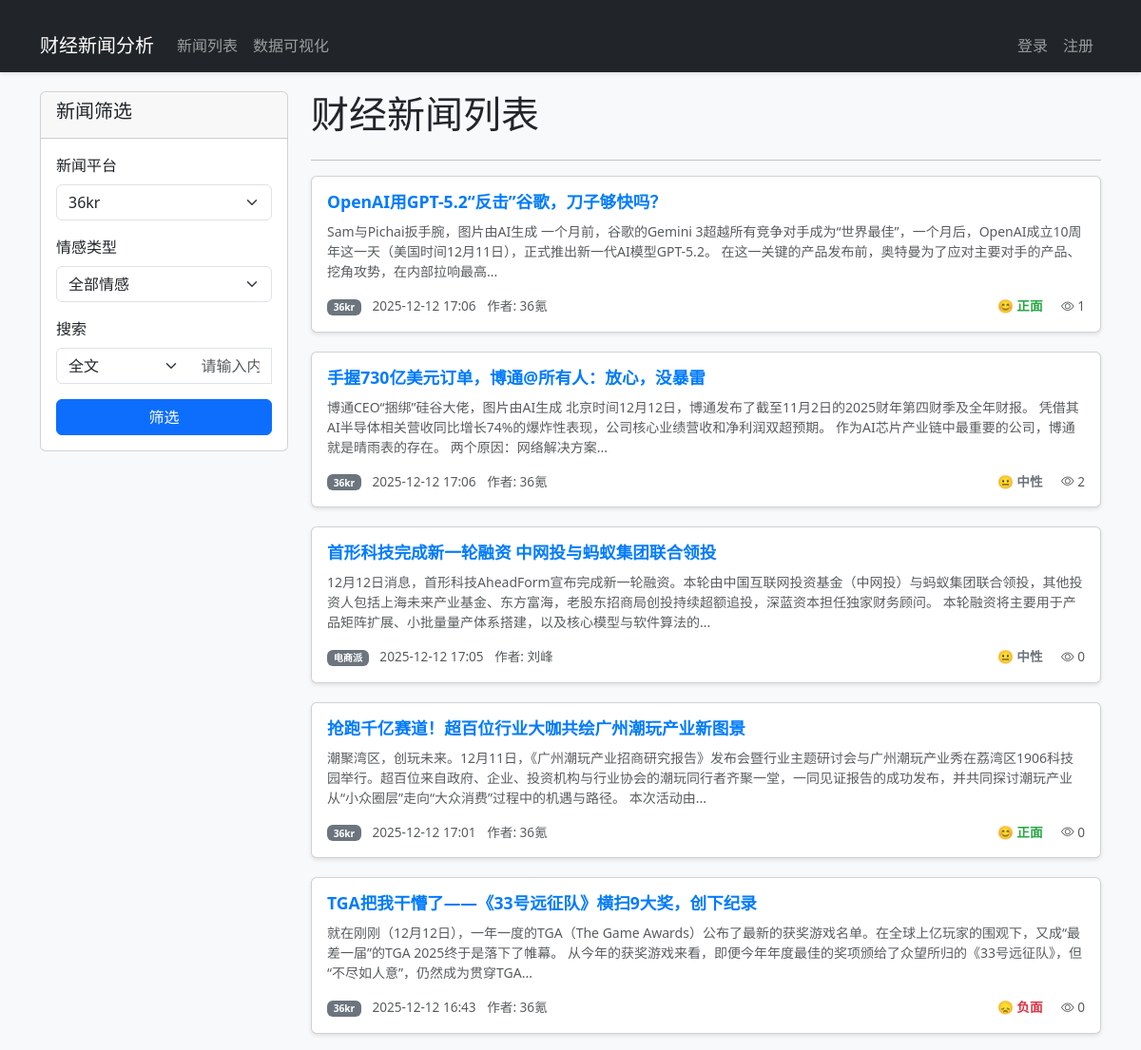
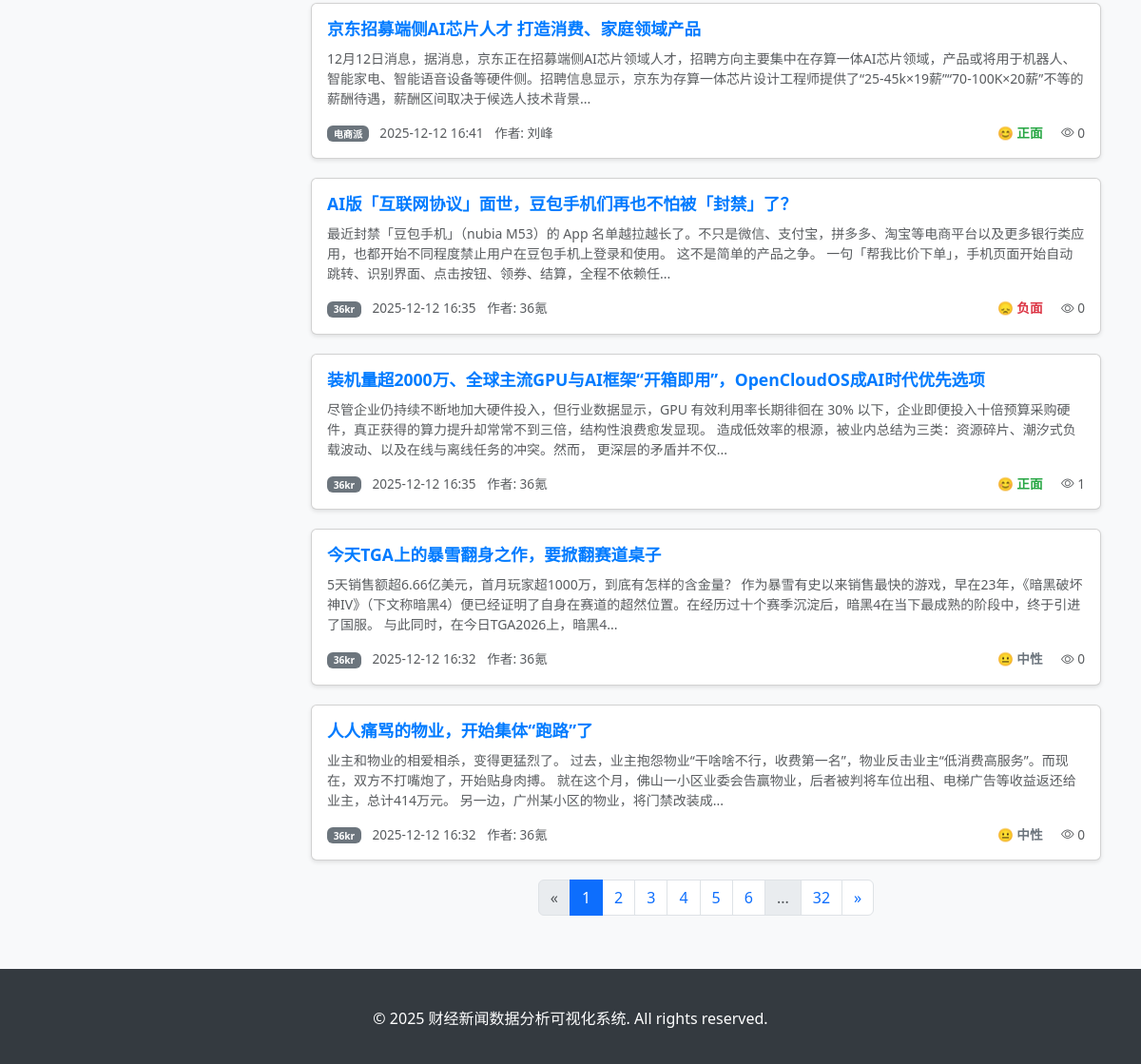
The page /news/ on the database as committed earlier (2 pictures, top to bottom).
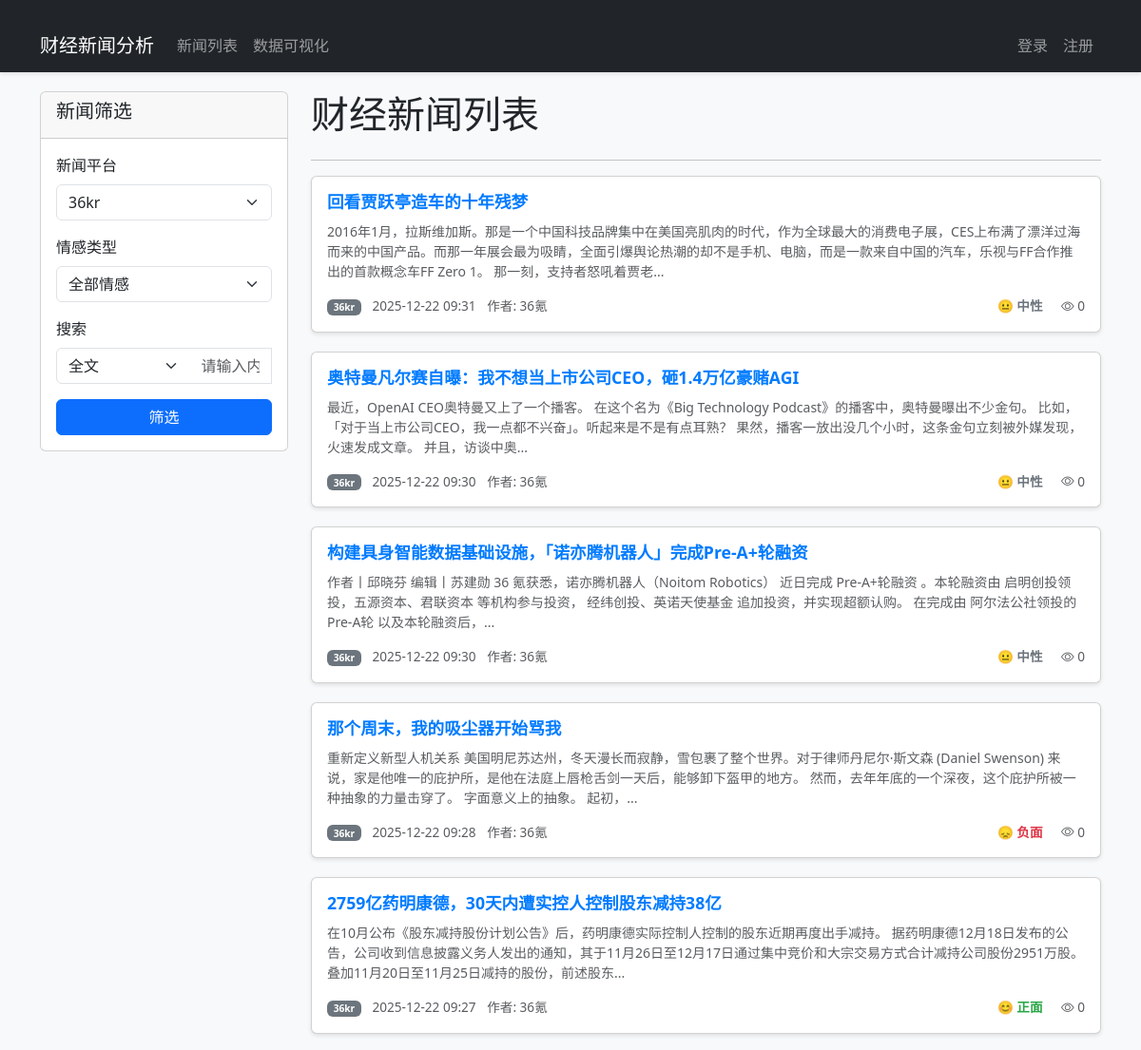
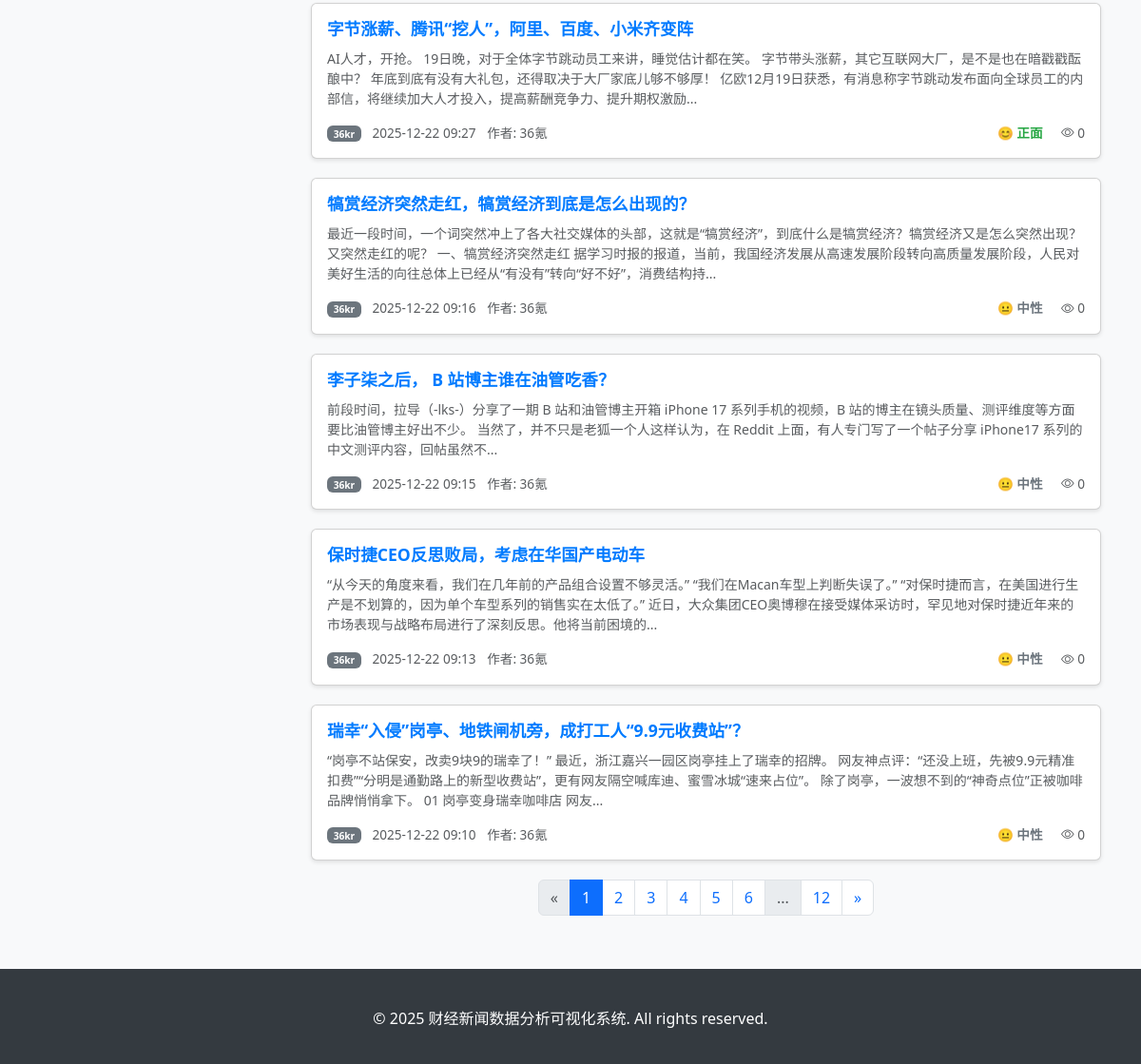
The same page on the database as committed later (2 pictures, top to bottom).
### news_analysis/models.py (models this page shows, shortened)
class News(models.Model):
    title = models.CharField(max_length=255, verbose_name='新闻标题')
    content = models.TextField(verbose_name='新闻内容')
    publish_time = models.DateTimeField(verbose_name='发布时间')
    url = models.URLField(max_length=500, verbose_name='新闻链接', unique=True)
    platform = models.CharField(max_length=20, choices=PlatformChoice.choices, verbose_name='来源平台')
    source_id = models.CharField(max_length=100, verbose_name='平台内部ID', unique=True)
    author = models.CharField(max_length=100, blank=True, null=True, verbose_name='作者')
    read_count = models.IntegerField(default=0, verbose_name='阅读量')
    created_at = models.DateTimeField(auto_now_add=True, verbose_name='创建时间')
    updated_at = models.DateTimeField(auto_now=True, verbose_name='更新时间')
    is_valid = models.BooleanField(default=True, verbose_name='是否有效')
    class Meta:
        verbose_name = '新闻'
        verbose_name_plural = '新闻列表'
        ordering = ['-publish_time']

### news_analysis/views/news_views.py (the view, shortened to what this page needs)
# urls.py: path('news/', news_views.news_list, name='news_list'),
def news_list(request):
    platform = request.GET.get('platform', '')
    sentiment = request.GET.get('sentiment', '')
    search_query = request.GET.get('q', '')
    search_mode = request.GET.get('search_mode', 'keyword')  # 'keyword'或'title'
    query = Q(is_valid=True)
    if platform:
        query &= Q(platform=platform)
    if sentiment:
        query &= Q(sentiment__sentiment_type=sentiment)
    news_list = News.objects.filter(query).distinct().order_by('-publish_time')
    paginator = Paginator(news_list, 10)
    page = request.GET.get('page', 1)
    try:
        news = paginator.page(page)
    except PageNotAnInteger:
        news = paginator.page(1)
    except EmptyPage:
        news = paginator.page(paginator.num_pages)
    platforms = list(set(News.objects.filter(is_valid=True).values_list('platform', flat=True)))
    return render(request, 'news/news_list.html', {
        'news': news,
        'platforms': platforms,
        'selected_platform': platform,
        'selected_sentiment': sentiment,
        'search_query': search_query,
        'search_mode': search_mode
    })

### templates/news/news_list.html (shortened to what the changed rows need)
{% extends 'base/base.html' %}
{% block content %}
    <div class="row">
        <div class="col-md-9">
            <div class="d-flex justify-content-between align-items-center mb-3">
                <h1>财经新闻列表</h1>
            </div>
            {% if news.object_list %}
                {% for item in news.object_list %}
                    <div class="card news-card">
                        <div class="card-body">
                            <h5 class="news-title"><a href="/news/{{ item.id }}/" class="news-link">{{ item.title }}</a></h5>
                            <p class="card-text text-muted small">{{ item.content|truncatechars:150 }}</p>
                            <div class="d-flex justify-content-between align-items-center news-meta">
                                <div class="text-muted">
                                    <span class="badge bg-secondary">{{ item.platform }}</span>
                                <span class="ms-2">{{ item.publish_time|date:"Y-m-d H:i" }}</span>
                                <span class="ms-2">作者: {{ item.author }}</span>
                                </div>
                                <div>
                                    {% if item.sentiment %}
                                        {% if item.sentiment.sentiment_type == '正面' %}
                                            <span class="sentiment-positive">😊 正面</span>
                                        {% elif item.sentiment.sentiment_type == '负面' %}
                                            <span class="sentiment-negative">😞 负面</span>
                                        {% else %}
                                            <span class="sentiment-neutral">😐 中性</span>
                                        {% endif %}
                                    {% else %}
                                        <span class="text-muted">未分析</span>
                                    {% endif %}
                                    <span class="ms-3 text-muted"><i class="bi bi-eye"></i> {{ item.read_count }}</span>
                                </div>
                            </div>
                        </div>
                    </div>
                {% endfor %}
            {% else %}
                <div class="alert alert-info" role="alert">
                    暂无符合条件的新闻
                </div>
            {% endif %}
            <nav aria-label="Page navigation">
                <ul class="pagination justify-content-center">
                    {% with current_page=news.number total_pages=news.paginator.num_pages %}
                        {% for i in news.paginator.page_range %}
                            {% if i > 1 and i < total_pages and i >= current_page|add:-5 and i <= current_page|add:5 %}
                                {% if current_page == i %}
                                    <li class="page-item active"><a class="page-link" href="#">{{ i }}</a></li>
                                {% else %}
                                    <li class="page-item"><a class="page-link" href="?page={{ i }}{% if search_mode %}&search_mode={{ search_mode }}{% endif %}">{{ i }}</a></li>
                                {% endif %}
                            {% endif %}
                        {% endfor %}
                        {% if total_pages > 1 %}
                            {% if current_page != total_pages %}
                                <li class="page-item"><a class="page-link" href="?page={{ total_pages }}{% if search_mode %}&search_mode={{ search_mode }}{% endif %}">{{ total_pages }}</a></li>
                            {% else %}
                                <li class="page-item active"><a class="page-link" href="#">{{ total_pages }}</a></li>
                            {% endif %}
                        {% endif %}
                    {% endwith %}
                </ul>
            </nav>
        </div>
    </div>
{% endblock %}

Rows that differ between the two databases and show on the page:
no longer on this page (row edited): News: title "OpenAI用GPT-5.2“反击”谷歌，刀子够快吗？", content "Sam与Pichai扳手腕，图片由AI生成 一个月前，谷歌的Gemini 3超越所有竞争对手成为“世界最佳”，一个月后，OpenAI成立10周年这一天（美国时间12月11日），正式推出新一代AI模型GPT-5.2。 在这一关键的产品发布前，奥特曼为了应对主要对手的产品、挖角攻势，在内部拉响最高...", platform "36kr", publish_time "2025-12-12 17:06", author "36氪", shows "😊 正面", read_count "1"
no longer on this page (row edited): News: title "手握730亿美元订单，博通@所有人：放心，没暴雷", content "博通CEO“捆绑”硅谷大佬，图片由AI生成 北京时间12月12日，博通发布了截至11月2日的2025财年第四财季及全年财报。 凭借其AI半导体相关营收同比增长74%的爆炸性表现，公司核心业绩营收和净利润双超预期。 作为AI芯片产业链中最重要的公司，博通就是晴雨表的存在。 两个原因：网络解决方案...", platform "36kr", publish_time "2025-12-12 17:06", author "36氪", shows "😐 中性", read_count "2"
removed News: title "首形科技完成新一轮融资 中网投与蚂蚁集团联合领投", content "12月12日消息，首形科技AheadForm宣布完成新一轮融资。本轮由中国互联网投资基金（中网投）与蚂蚁集团联合领投，其他投资人包括上海未来产业基金、东方富海，老股东招商局创投持续超额追投，深蓝资本担任独家财务顾问。 本轮融资将主要用于产品矩阵扩展、小批量量产体系搭建，以及核心模型与软件算法的...", platform "电商派", publish_time "2025-12-12 17:05", author "刘峰", shows "😐 中性", read_count "0"
no longer on this page (row unchanged): News: title "抢跑千亿赛道！超百位行业大咖共绘广州潮玩产业新图景", content "潮聚湾区，创玩未来。12月11日，《广州潮玩产业招商研究报告》发布会暨行业主题研讨会与广州潮玩产业秀在荔湾区1906科技园举行。超百位来自政府、企业、投资机构与行业协会的潮玩同行者齐聚一堂，一同见证报告的成功发布，并共同探讨潮玩产业从“小众圈层”走向“大众消费”过程中的机遇与路径。 本次活动由...", platform "36kr", publish_time "2025-12-12 17:01", author "36氪", shows "😊 正面", read_count "0"
no longer on this page (row edited): News: title "TGA把我干懵了——《33号远征队》横扫9大奖，创下纪录", content "就在刚刚（12月12日），一年一度的TGA（The Game Awards）公布了最新的获奖游戏名单。在全球上亿玩家的围观下，又成“最差一届”的TGA 2025终于是落下了帷幕。 从今年的获奖游戏来看，即便今年年度最佳的奖项颁给了众望所归的《33号远征队》，但“不尽如人意”，仍然成为贯穿TGA...", platform "36kr", publish_time "2025-12-12 16:43", author "36氪", shows "😞 负面", read_count "0"
removed News: title "京东招募端侧AI芯片人才 打造消费、家庭领域产品", content "12月12日消息，据消息，京东正在招募端侧AI芯片领域人才，招聘方向主要集中在存算一体AI芯片领域，产品或将用于机器人、智能家电、智能语音设备等硬件侧。招聘信息显示，京东为存算一体芯片设计工程师提供了“25-45k×19薪”“70-100K×20薪”不等的薪酬待遇，薪酬区间取决于候选人技术背景...", platform "电商派", publish_time "2025-12-12 16:41", author "刘峰", shows "😊 正面", read_count "0"
no longer on this page (row unchanged): News: title "AI版「互联网协议」面世，豆包手机们再也不怕被「封禁」了？", content "最近封禁「豆包手机」（nubia M53）的 App 名单越拉越长了。不只是微信、支付宝，拼多多、淘宝等电商平台以及更多银行类应用，也都开始不同程度禁止用户在豆包手机上登录和使用。 这不是简单的产品之争。 一句「帮我比价下单」，手机页面开始自动跳转、识别界面、点击按钮、领券、结算，全程不依赖任...", platform "36kr", publish_time "2025-12-12 16:35", author "36氪", shows "😞 负面", read_count "0"
no longer on this page (row unchanged): News: title "装机量超2000万、全球主流GPU与AI框架“开箱即用”，OpenCloudOS成AI时代优先选项", content "尽管企业仍持续不断地加大硬件投入，但行业数据显示，GPU 有效利用率长期徘徊在 30% 以下，企业即便投入十倍预算采购硬件，真正获得的算力提升却常常不到三倍，结构性浪费愈发显现。 造成低效率的根源，被业内总结为三类：资源碎片、潮汐式负载波动、以及在线与离线任务的冲突。然而， 更深层的矛盾并不仅...", platform "36kr", publish_time "2025-12-12 16:35", author "36氪", shows "😊 正面", read_count "1"
no longer on this page (row unchanged): News: title "今天TGA上的暴雪翻身之作，要掀翻赛道桌子", content "5天销售额超6.66亿美元，首月玩家超1000万，到底有怎样的含金量？ 作为暴雪有史以来销售最快的游戏，早在23年，《暗黑破坏神IV》（下文称暗黑4）便已经证明了自身在赛道的超然位置。在经历过十个赛季沉淀后，暗黑4在当下最成熟的阶段中，终于引进了国服。 与此同时，在今日TGA2026上，暗黑4...", platform "36kr", publish_time "2025-12-12 16:32", author "36氪", shows "😐 中性", read_count "0"
no longer on this page (row unchanged): News: title "人人痛骂的物业，开始集体“跑路”了", content "业主和物业的相爱相杀，变得更猛烈了。 过去，业主抱怨物业“干啥啥不行，收费第一名”，物业反击业主“低消费高服务”。而现在，双方不打嘴炮了，开始贴身肉搏。 就在这个月，佛山一小区业委会告赢物业，后者被判将车位出租、电梯广告等收益返还给业主，总计414万元。 另一边，广州某小区的物业，将门禁改装成...", platform "36kr", publish_time "2025-12-12 16:32", author "36氪", shows "😐 中性", read_count "0"
added News: title "回看贾跃亭造车的十年残梦", content "2016年1月，拉斯维加斯。那是一个中国科技品牌集中在美国亮肌肉的时代，作为全球最大的消费电子展，CES上布满了漂洋过海而来的中国产品。而那一年展会最为吸睛，全面引爆舆论热潮的却不是手机、电脑，而是一款来自中国的汽车，乐视与FF合作推出的首款概念车FF Zero 1。 那一刻，支持者怒吼着贾老...", platform "36kr", publish_time "2025-12-22 09:31", author "36氪", shows "😐 中性", read_count "0"
added News: title "奥特曼凡尔赛自曝：我不想当上市公司CEO，砸1.4万亿豪赌AGI", content "最近，OpenAI CEO奥特曼又上了一个播客。 在这个名为《Big Technology Podcast》的播客中，奥特曼曝出不少金句。 比如，「对于当上市公司CEO，我一点都不兴奋」。听起来是不是有点耳熟？ 果然，播客一放出没几个小时，这条金句立刻被外媒发现，火速发成文章。 并且，访谈中奥...", platform "36kr", publish_time "2025-12-22 09:30", author "36氪", shows "😐 中性", read_count "0"
added News: title "构建具身智能数据基础设施，「诺亦腾机器人」完成Pre-A+轮融资", content "作者丨邱晓芬 编辑丨苏建勋 36 氪获悉，诺亦腾机器人（Noitom Robotics） 近日完成 Pre-A+轮融资 。本轮融资由 启明创投领投，五源资本、君联资本 等机构参与投资， 经纬创投、英诺天使基金 追加投资，并实现超额认购。 在完成由 阿尔法公社领投的Pre-A轮 以及本轮融资后，...", platform "36kr", publish_time "2025-12-22 09:30", author "36氪", shows "😐 中性", read_count "0"
added News: title "那个周末，我的吸尘器开始骂我", content "重新定义新型人机关系 美国明尼苏达州，冬天漫长而寂静，雪包裹了整个世界。对于律师丹尼尔·斯文森 (Daniel Swenson) 来说，家是他唯一的庇护所，是他在法庭上唇枪舌剑一天后，能够卸下盔甲的地方。 然而，去年年底的一个深夜，这个庇护所被一种抽象的力量击穿了。 字面意义上的抽象。 起初，...", platform "36kr", publish_time "2025-12-22 09:28", author "36氪", shows "😞 负面", read_count "0"
added News: title "2759亿药明康德，30天内遭实控人控制股东减持38亿", content "在10月公布《股东减持股份计划公告》后，药明康德实际控制人控制的股东近期再度出手减持。 据药明康德12月18日发布的公告，公司收到信息披露义务人发出的通知，其于11月26日至12月17日通过集中竞价和大宗交易方式合计减持公司股份2951万股。 叠加11月20日至11月25日减持的股份，前述股东...", platform "36kr", publish_time "2025-12-22 09:27", author "36氪", shows "😊 正面", read_count "0"
added News: title "字节涨薪、腾讯“挖人”，阿里、百度、小米齐变阵", content "AI人才，开抢。 19日晚，对于全体字节跳动员工来讲，睡觉估计都在笑。 字节带头涨薪，其它互联网大厂，是不是也在暗戳戳酝酿中？ 年底到底有没有大礼包，还得取决于大厂家底儿够不够厚！ 亿欧12月19日获悉，有消息称字节跳动发布面向全球员工的内部信，将继续加大人才投入，提高薪酬竞争力、提升期权激励...", platform "36kr", publish_time "2025-12-22 09:27", author "36氪", shows "😊 正面", read_count "0"
added News: title "犒赏经济突然走红，犒赏经济到底是怎么出现的？", content "最近一段时间，一个词突然冲上了各大社交媒体的头部，这就是“犒赏经济”，到底什么是犒赏经济？犒赏经济又是怎么突然出现？又突然走红的呢？ 一、犒赏经济突然走红 据学习时报的报道，当前，我国经济发展从高速发展阶段转向高质量发展阶段，人民对美好生活的向往总体上已经从“有没有”转向“好不好”，消费结构持...", platform "36kr", publish_time "2025-12-22 09:16", author "36氪", shows "😐 中性", read_count "0"
added News: title "李子柒之后， B 站博主谁在油管吃香？", content "前段时间，拉导（-lks-）分享了一期 B 站和油管博主开箱 iPhone 17 系列手机的视频，B 站的博主在镜头质量、测评维度等方面要比油管博主好出不少。 当然了，并不只是老狐一个人这样认为，在 Reddit 上面，有人专门写了一个帖子分享 iPhone17 系列的中文测评内容，回帖虽然不...", platform "36kr", publish_time "2025-12-22 09:15", author "36氪", shows "😐 中性", read_count "0"
added News: title "保时捷CEO反思败局，考虑在华国产电动车", content "“从今天的角度来看，我们在几年前的产品组合设置不够灵活。” “我们在Macan车型上判断失误了。” “对保时捷而言，在美国进行生产是不划算的，因为单个车型系列的销售实在太低了。” 近日，大众集团CEO奥博穆在接受媒体采访时，罕见地对保时捷近年来的市场表现与战略布局进行了深刻反思。他将当前困境的...", platform "36kr", publish_time "2025-12-22 09:13", author "36氪", shows "😐 中性", read_count "0"
added News: title "瑞幸“入侵”岗亭、地铁闸机旁，成打工人“9.9元收费站”？", content "“岗亭不站保安，改卖9块9的瑞幸了！” 最近，浙江嘉兴一园区岗亭挂上了瑞幸的招牌。 网友神点评：“还没上班，先被9.9元精准扣费”“分明是通勤路上的新型收费站”，更有网友隔空喊库迪、蜜雪冰城“速来占位”。 除了岗亭，一波想不到的“神奇点位”正被咖啡品牌悄悄拿下。 01 岗亭变身瑞幸咖啡店 网友...", platform "36kr", publish_time "2025-12-22 09:10", author "36氪", shows "😐 中性", read_count "0"
Other text that changed with them:
{{ total_pages }}: "32" → "12"
